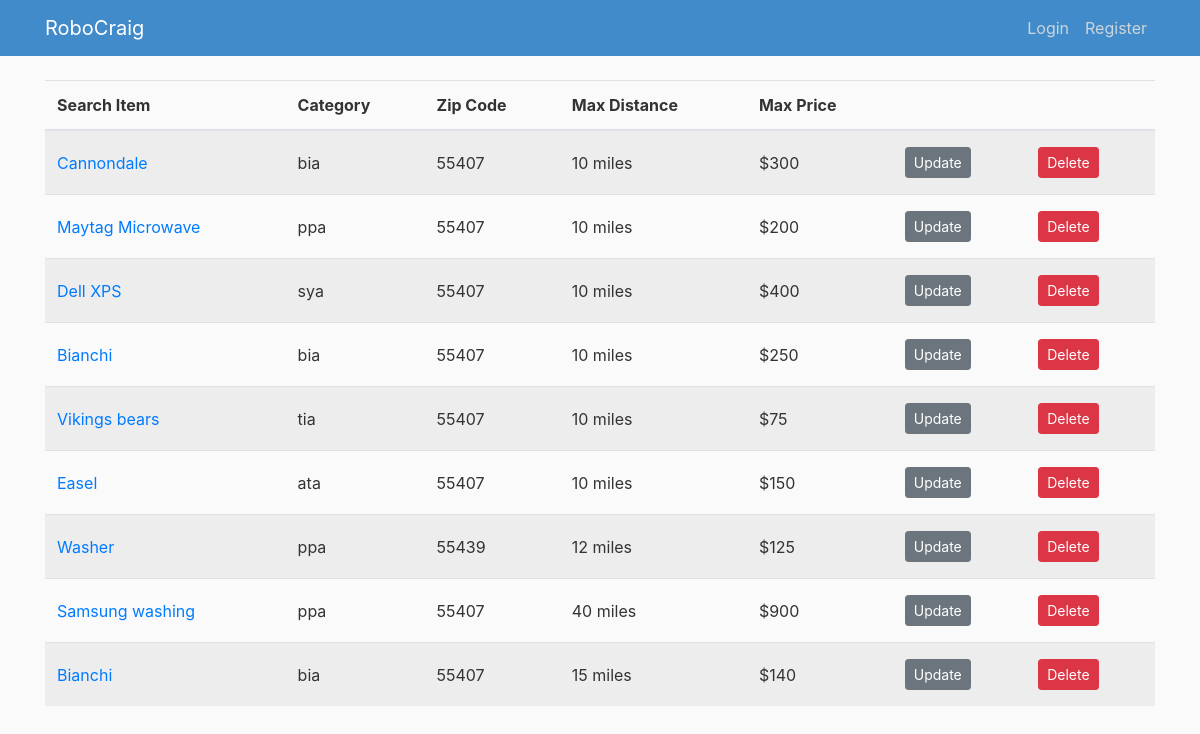
Page /home on the earlier database version.
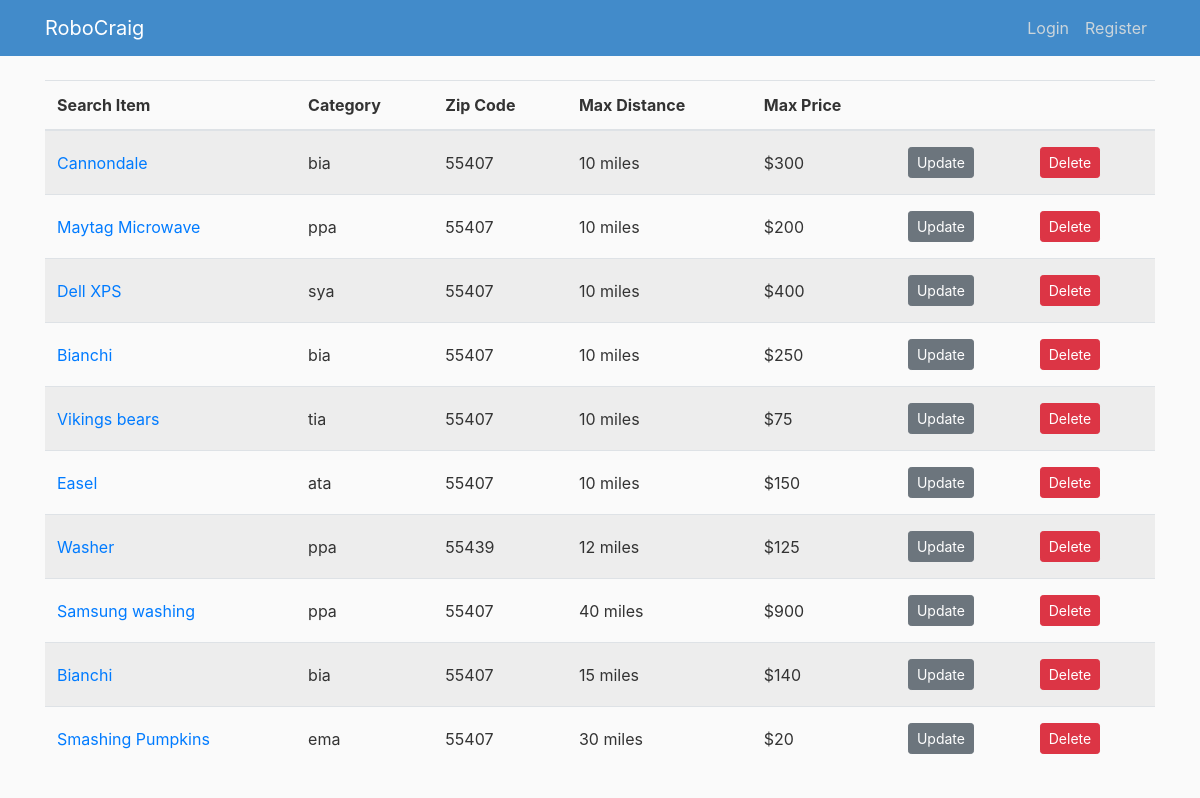
Same page on the later database version.
### RoboCraig/models.py (models this page shows, shortened)
class Searcher (db.Model):
    id = db.Column(db.Integer, primary_key=True)
    category = db.Column(db.String(20), nullable=False)
    search_term = db.Column(db.String(50), nullable=False)
    zip_code = db.Column(db.String(10), nullable=False)  #Might need this to be int, or validate to 5 digits
    max_distance = db.Column(db.String(10), nullable=False)
    max_price = db.Column(db.String(10), nullable=False)
    user_id = db.Column(db.Integer, db.ForeignKey('user.id'), nullable=False)       #This is making a reference to the user_id in the users table

### RoboCraig/routes.py (the view)
@app.route("/home")         #This route displays all saved searches from all users.  It is currently active, but will become inactive for the live project
def home_search():
    searches = Searcher.query.all()         #Does a query for all Searcher objects
    return render_template('home.html', searches=searches)

### RoboCraig/templates/home.html
{% extends "layout.html" %}
{% block content %}
        <table class="table table-striped">
            <thead>
                <tr>
                    <th scope="col">Search Item</th>
                    <th scope="col">Category</th>
                    <th scope="col">Zip Code</th>
                    <th scope="col">Max Distance</th>
                    <th scope="col">Max Price</th>
                    <th scope="col"></th>
                    <th scope="col"></th>
                </tr>
            </thead>
            <tbody>
            {% for search in searches %}
                <tr>
                    <td><a href="{{ url_for('search', search_id=search.id) }}">{{ search.search_term }}</a></td>
                    <td>{{ search.category}}</td>
                    <td>{{ search.zip_code }}</td>
                    <td>{{ search.max_distance }} miles</td>
                    <td>${{ search.max_price }}</td>
                    <td><a class="btn btn-secondary btn-sm mt-1 mb-1" href="{{ url_for('update_search', search_id = search.id) }}">Update</a></td>
                    <td>
                        <form action="{{ url_for('delete_search', search_id=search.id) }}" method="POST">
                            <input class="btn btn-danger btn-sm m-1" type = "submit" value="Delete">
                        </form>
                    </td>
                </tr>
            {% endfor %}
            </tbody>
        </table>
{% endblock content %}

### RoboCraig/templates/layout.html (shortened to what this page needs)
<!DOCTYPE html>
<html>
<head>
    <link rel="stylesheet" href="https://maxcdn.bootstrapcdn.com/bootstrap/4.0.0/css/bootstrap.min.css">
    <link rel="stylesheet" type="text/css" href="{{ url_for('static', filename='main.css') }}">
</head>
<body>
    <header class="site-header">
      <nav class="navbar navbar-expand-md navbar-dark bg-steel fixed-top">
        <div class="container">
          <a class="navbar-brand mr-4" href="/">RoboCraig</a>
          <div class="collapse navbar-collapse" id="navbarToggle">
            <div class="navbar-nav">
                {% if current_user.is_authenticated %}
                    <a class="nav-item nav-link navbar-brand" href="{{ url_for('account') }}">{{ username }}</a>
                    <a class="nav-item nav-link" href="{{ url_for('account') }}">Account</a>
                    <a class="nav-item nav-link" href="{{ url_for('logout') }}">Logout</a>
                {% else %}
                  <a class="nav-item nav-link" href="{{ url_for('login') }}">Login</a>
                  <a class="nav-item nav-link" href="{{ url_for('register') }}">Register</a>
                {% endif %}
            </div>
          </div>
        </div>
      </nav>
    </header>
    <main role="main" class="container">
      <div class="row">
        <div class="col-md-12">
          {% block content %}{% endblock %}
        </div>
      </div>
    </main>
</body>
</html>

### RoboCraig/static/main.css (style rules this page uses)
body { background: #fafafa; color: #333333; margin-top: 5rem; }
.bg-steel { background-color: #428bca; }
.site-header .navbar-nav .nav-link { color: #cbd5db; }
.table > tbody > tr > td { vertical-align: middle; }

Differences in the rows shown:
added Searcher: search_term "Smashing Pumpkins", category "ema", zip_code "55407", max_distance "30", max_price "20"
